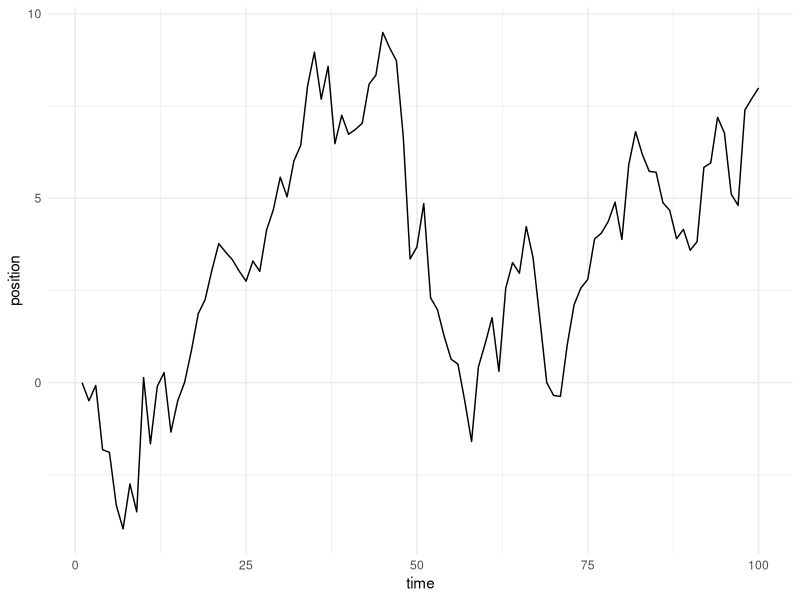
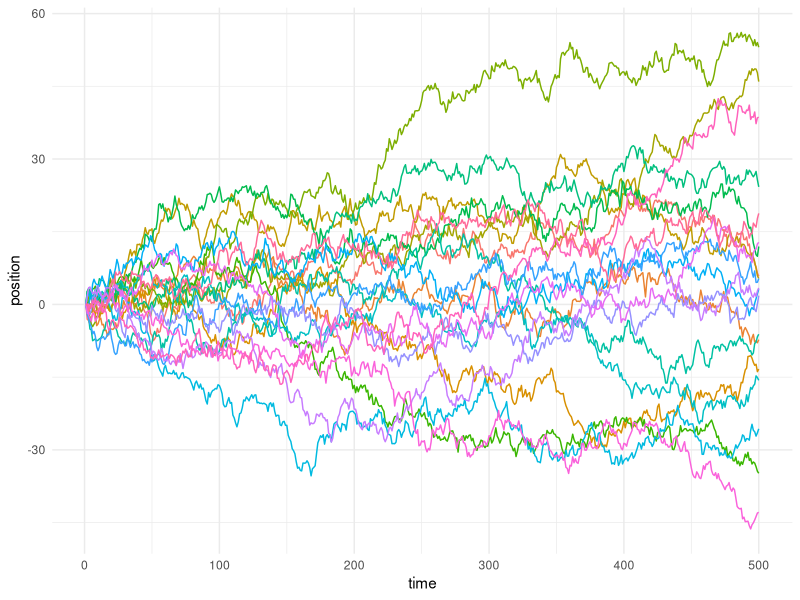

Recreate these plots in R, in order.
## ---- chunk 1
knitr::opts_chunk$set(echo = T, message = F, warning = F, fig.path = "static/rmarkdown-libs", fig.align = 'center')
suppressPackageStartupMessages(library(tidyverse))
## ---- chunk 2
## library(purrr)
## library(magrittr)
## library(ggplot2)

randomly_walk <- function(.ix = c(), n_steps = 100) {
  results <- numeric(n_steps)
  for (i in 1:(n_steps-1)) {
    results[i + 1] <- results[i] + rnorm(1, 0, 1)
  }
  
  return(results)
}

(
  random_walk <- randomly_walk() %>%
    tibble(position = .)
)
## ---- chunk 3
random_walk %>%
  rownames_to_column(var = 'time') %>%
  mutate(time = time %>% as.numeric()) %>%
  ggplot(aes(time, position)) +
  geom_line() +
  theme_minimal()
## ---- chunk 4
n_steps <- 500
n_chains <- 20
twenty_walks <- map(1:n_chains, randomly_walk, n_steps) %>%
  tibble(position = .) %>%
  unnest(cols = c(position)) %>%
  mutate(time = rep(1:n_steps, n_chains),
         walk = map(1:n_chains, rep, n_steps) %>% unlist() %>% as.factor())

twenty_walks %>%
  ggplot(aes(time, position, color = walk)) +
  geom_line() +
  theme_minimal() + 
  theme(legend.position = 'none')
## ---- chunk 5
run_rwmh <- function(n_iters = 1000, island_populations = 1:4) {
  locations <- numeric(n_iters)
  
  ## randomly choose an island to start on
  locations[1] <- sample(island_populations, 1)

  for (i in 1:(n_iters-1)) {
    
    ## propose a new island to go to
    proposal_island <- sample(setdiff(island_populations, locations[i]), 1) 
    
    ## if that island has more people, always go
    if (proposal_island > locations[i]) {
      locations[i + 1] <- proposal_island
    } else {
      ## if it has fewer people, flip a coin with probability
      ##   proportional to the ratio of the populations to
      ##   decide whether to go or stay
      acceptance_probability <- proposal_island / locations[i]
      locations[i + 1] <- 
        sample(
          c(proposal_island, locations[i]), 1, 
          prob = c(acceptance_probability, 1 - acceptance_probability)
        )
    }
  }
  return(locations)
}
## ---- chunk 6
run_rwmh(n_iters = 10) %>%
  tibble(island = .) %>%
  group_by(island) %>%
  summarize(days_spent = n(), .groups = 'drop') %>%
  mutate(day_proportion = days_spent / sum(days_spent))
## ---- chunk 7
some_islands <- run_rwmh(n_iters = 10000) %>%
  tibble(island = .) %>%
  group_by(island) %>%
  summarize(days_spent = n(), .groups = 'drop') %>%
  mutate(day_proportion = days_spent / sum(days_spent),
         error_margin = day_proportion / (island / sum(island)) - 1)

mean_error_margin <- mean(some_islands$error_margin)
sd_error_margin <- sd(some_islands$error_margin)
some_islands
## ---- chunk 8
more_islands <- run_rwmh(n_iters = 10000, island_populations = 1:100) %>%
  tibble(island = .) %>%
  group_by(island) %>%
  summarize(days_spent = n(), .groups = 'drop') %>%
  mutate(day_proportion = days_spent / sum(days_spent),
         error_margin = day_proportion / (island / sum(island)) - 1)

mean_error_margin <- mean(more_islands$error_margin)
sd_error_margin <- sd(more_islands$error_margin)
more_islands
## ---- chunk 9
more_iters <- run_rwmh(n_iters = 1000000, island_populations = 1:100) %>%
  tibble(island = .) %>%
  group_by(island) %>%
  summarize(days_spent = n(), .groups = 'drop') %>%
  mutate(day_proportion = days_spent / sum(days_spent),
         error_margin = day_proportion / (island / sum(island)) - 1)

mean_error_margin <- mean(more_iters$error_margin)
sd_error_margin <- sd(more_iters$error_margin)
more_iters
